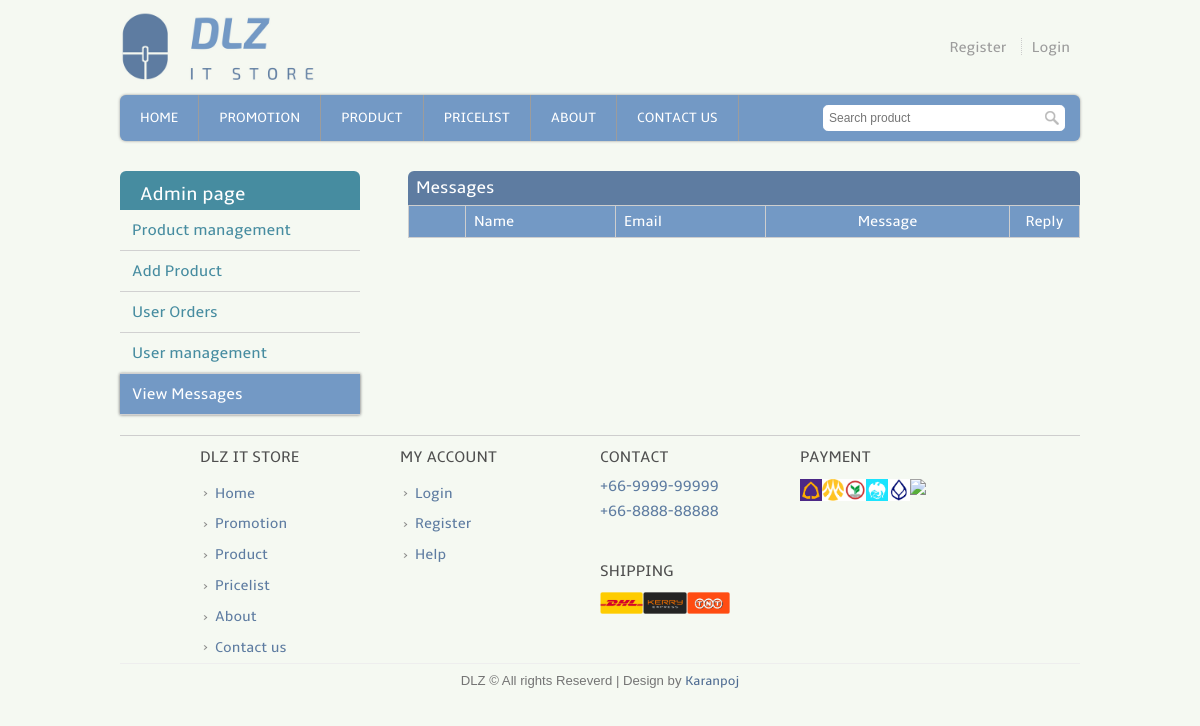
/contact_read.php, run on an earlier commit of the app's database.
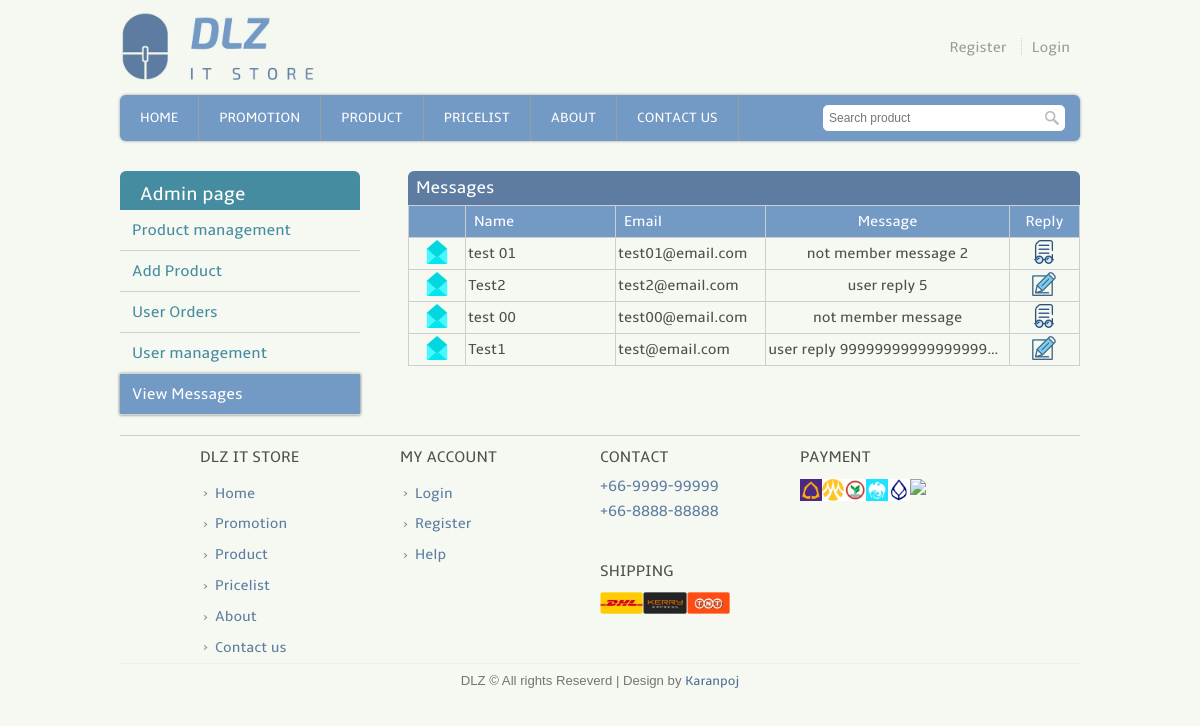
And on a later commit of the database.
### tables this page shows
CREATE TABLE `contact` (
  `con_id` int(11) NOT NULL,
  `con_name` varchar(255) NOT NULL,
  `con_email` varchar(255) NOT NULL,
  `user_id` int(11) NOT NULL
);

### template.class.php (called while the page is built, shortened)
<?php
    class Template {
        protected $file;
        protected $values = array();
        public function __construct($file) {
            $this->file = $file;
        }
        public function set($key, $value) {
            $this->values[$key] = $value;
        }
        public function output() {
            $output = file_get_contents($this->file);
            foreach ($this->values as $key => $value) {
            	$tagToReplace = "[@$key]";
            	$output = str_replace($tagToReplace, $value, $output);
            }
            return $output;
        }
    }
?>

### contact_read.php (the view, shortened to what this page needs)
<?php
	require_once('connect.php');
	include("template.class.php");
	if(!isset($_SESSION['username']))
	{
		$layout_header = new Template("layout_header.tpl");
		$layout_footer = new Template("layout_footer.tpl");
	}
	$layout_header->set('title','View contact : IT Online Shopping website');
	echo $layout_header->output();
?>
<div class="user_full">
	<div class="user_left">
		<table class="user_menu">
			<tr>
				<th>
					Admin page
				</th>
			</tr>
			<tr>
				<td>
					<a href="admin.php">Product management</a>
				</td>
			</tr>
			<tr>
				<td>
					<a href="admin_add_product.php">Add Product</a>
				</td>
			</tr>
			<tr>
				<td>
					<a href="admin_check_order.php">User Orders</a>
				</td>
			</tr>
			<tr>
				<td>
					<a href="admin_user.php">User management</a>
				</td>
			</tr>
			<tr>
				<td class="active">
					<a href="contact_read.php">View Messages</a>
				</td>
			</tr>
		</table>
	</div>
	<div class="ucart_right" >
		<div class="ucart_box" >
			<h3>Messages</h3>
			<table class="admin_con_tb" style="width: 100%;table-layout: fixed;">
			<tr>
				<th></th>
				<th>Name</th>
				<th>Email</th>
				<th>Message</th>
				<th>Reply</th>
			</tr>
	<?PHP
		$q	= "SELECT a.* , b.* FROM contact as a LEFT JOIN (SELECT c.con_id,d.mes_txt, c.time,c.mes_check FROM (SELECT con_id , MAX(mes_datetime) time,mes_check FROM message WHERE mes_from != 1 GROUP BY con_id) c JOIN message d ON c.con_id = d.con_id AND d.mes_datetime = c.time) b ON a.con_id = b.con_id ORDER by time DESC";
		$result	= $mysqli->query($q);
		if(!$result){
			echo "Error on : $q";
		}
		else{
			while($row=$result->fetch_array()){
				if($row['user_id'] != 0){
	?>
				<tr>
					<td>
					<?php
						if ($row['mes_check'] == 0) {
							echo "<img src='img/mail_close.png' width='24' height='24'>";
						}else{
							echo "<img src='img/mail_open.png' width='24' height='24'>";
						}
					?>
					</td>
					<td><?php echo  $row['con_name']; ?></td>
					<td><?php echo  $row['con_email']; ?></td>
					<td style="white-space: nowrap;overflow: hidden;text-overflow: ellipsis;"><?php echo  $row['mes_txt']; ?></td>
					<td>
						<a href="admin_reply.php?con_id=<?php echo $row['con_id']; ?>"><img src='img/pro_edit.png' width='24' height='24'></a>
					</td>
				</tr>
	<?PHP
				}else{
	?>
				<tr>
					<td>
					<?php
						if ($row['mes_check'] == 0) {
							echo "<img src='img/mail_close.png' width='24' height='24'>";
						}else{
							echo "<img src='img/mail_open.png' width='24' height='24'>";
						}
					?>
					</td>
					<td><?php echo  $row['con_name']; ?></td>
					<td><?php echo  $row['con_email']; ?></td>
					<td style="white-space: nowrap;overflow: hidden;text-overflow: ellipsis;"><?php echo  $row['mes_txt']; ?></td>
					<td>
						<a href="admin_read_con.php?con_id=<?php echo $row['con_id']; ?>"><img src='img/read.png' width='24' height='24'></a>
					</td>
				</tr>
	<?PHP
				}
			}
		}
	?>
			</table>
		</div>
	</div>
</div>
<?php
	echo $layout_footer->output();
?>

What changed in the data, as far as the page shows it:
added contact: con_name "test 01", con_email "test01@email.com", mes_txt "not member message 2"
added contact: con_name "Test2", con_email "test2@email.com", mes_txt "user reply 5"
added contact: con_name "test 00", con_email "test00@email.com", mes_txt "not member message"
added contact: con_name "Test1", con_email "test@email.com", mes_txt "user reply 999999999999999999…"
